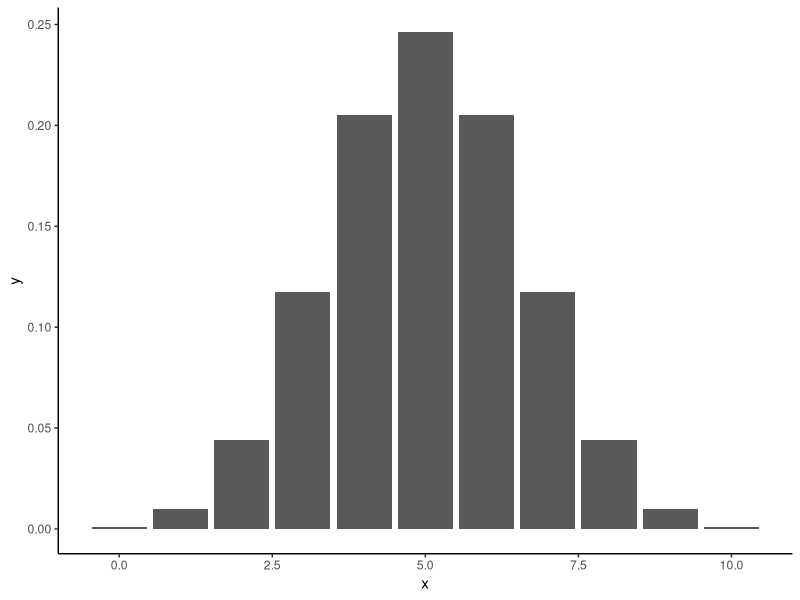

Write R code to recreate this figure.
library(ggplot2)

# outcome is tail or head
outcomes <- c("T", "H");

# probabilities of each outcome
#outcomes.prob <- c(0.3, 0.7);
outcomes.prob <- c(0.5, 0.5);

# ensure that probs sum to 1
outcomes.prob <- outcomes.prob / sum(outcomes.prob);

# number of coin flips in a sequence
n.trials <- 10;

# Enumerate the sample space of a sequence of n trials,
# given the outcomes of individual trials,
# returning the sample space
enumerate <- function(outcomes, n) {
  if (n == 1) {
    as.list(outcomes)
  } else {
    branches <- enumerate(outcomes, n - 1);
    unlist(
      lapply(branches,
        function(b) {
          lapply(outcomes, function(o) c(b, o))
        }
      ),
      recursive = FALSE
    )
  }
}

sample.space <- enumerate(outcomes, n.trials);

# probability of each element in the sample space
sample.space.prob <- unlist(lapply(
  enumerate(outcomes.prob, n.trials),
  function(probs) {
    # probs contain the probability of each trial
    # obtain the probability for the sequence by multiplying probs together
    prod(probs)
  }
));

sum(sample.space.prob)

# draw a sample s
s <- sample(outcomes, n.trials, replace=TRUE, prob=outcomes.prob);

sum(unlist(lapply(sample.space, function(r) all(r == s))))

# we define random variable X as the number of heads

# map each element of the sample space onto the domain of X
sample.space.x <- unlist(lapply(sample.space, function(r) sum(r == "H")));

# domain of random variable X
domain.x <- unique(sample.space.x);

# induced probability function on random variable X
prob.x <- unlist(lapply(domain.x,
  function(x) {
    idx <- sample.space.x == x;
    sum(sample.space.prob[idx])
  }
));

print(prob.x)

ggplot(data.frame(x=domain.x, y=prob.x), aes(x, y)) + theme_classic() +
  geom_col()
